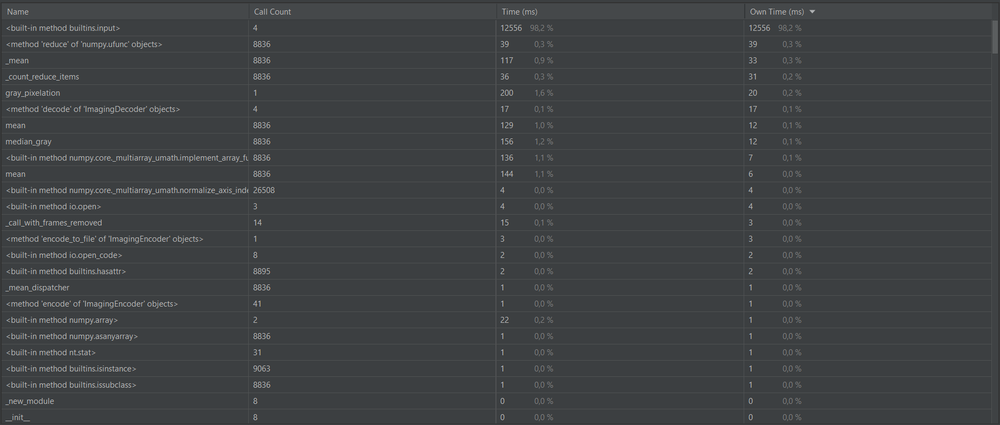
#> input picture filter-profile.png, 1000 x 425 px, shrunk from 1849 x 786 before the run, given in place of 3, which was not available
$ python filter.py filter-profile.png filter_with_filename-profile.png
#> lines starting #> are read from the running program, lines starting #| are printed output that depends on the picture; pictures that were not available may be replaced by others from this repository, and a replacement may not be noted
# import sys
from PIL import Image
import numpy as np


def median_gray(arr, step):
    """
        Находит самое близкое к среднему значению массива arr число, кратное шагу step.
        :param arr: array
        :param step: int
        :return: int
        >>> median_gray([0, 50, 100], 50)
        50
        >>> median_gray([0, 1, 2], 50)
        0
        >>> median_gray([0, 50, 250], 50)
        100
        >>> median_gray([40, 28, 61], 1)
        43
    """
    return int(np.mean(arr) // step) * step


def gray_pixelation(image, size, gradations):
    step = int(255 // (gradations - 1))
    arr = np.array(image)
    for row in range(0, len(arr), size):
        for column in range(0, len(arr[1]), size):
            arr[row:row + size, column:column + size] = \
                median_gray(arr[row:row + size, column:column + size], step)
    return Image.fromarray(arr)
if __name__ == "__main__":
    # gray_pixelation(Image.open(sys.argv[1]), 10, 5).save(sys.argv[2])
    gray_pixelation(
        Image.open(input("Имя исходного изображения: ")),
        int(input("Размер пикселя: ")),
        int(input("Число градаций серого: "))
    ).save(
        input("Имя результата: ")
    )
#> the answer given: 3
#> the answer given: 3
#> the answer given: 3
#> in gray_pixelation, `step = int(255 // (gradations - 1))`: step = 127
#> in gray_pixelation, arr is the input picture: shape (425, 1000, 4); mean R, G, B, A 62.7, 65.6, 67.5, 255
#> the loop in gray_pixelation, `for row in range(0, len(arr), size):` made 142 passes
#> row on passes 2 to 13: 3, 6, 9, 12, 15, 18, 21, 24, 27, 30, 33, 36
#> after the loop in gray_pixelation, `for row in range(0, len(arr), size):`:
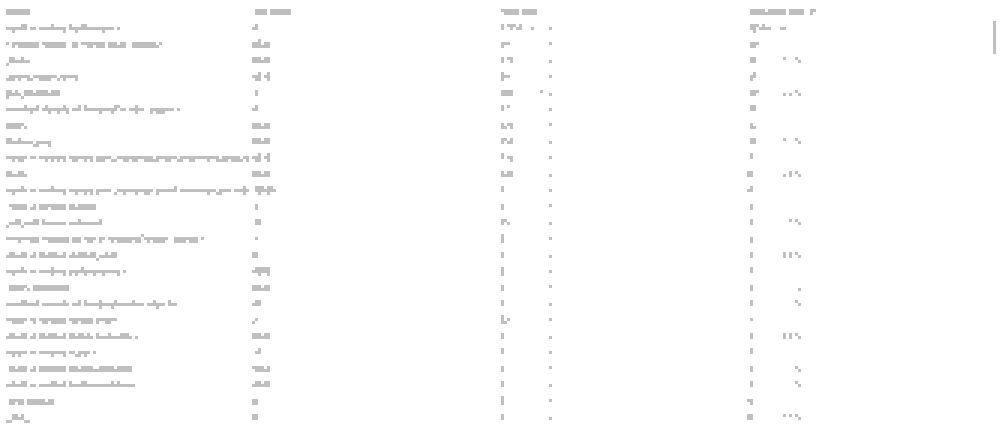
#> arr: shape (425, 1000, 4); mean R, G, B, A 4.7, 4.7, 4.7, 4.7; transparent parts drawn white
#> the answer given: 3

$ run again, on gradations-count.png
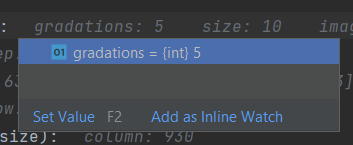
#> input picture gradations-count.png, 353 x 145 px, given in place of 3, which was not available
#> step = 127
#> in gray_pixelation, arr is the input picture: shape (145, 353, 4); mean R, G, B, A 64.4, 72, 83.4, 255
#> the loop in gray_pixelation, `for row in range(0, len(arr), size):` made 49 passes
#> row on passes 2 to 9: 3, 6, 9, 12, 15, 18, 21, 24
#> after the loop in gray_pixelation, `for row in range(0, len(arr), size):`:
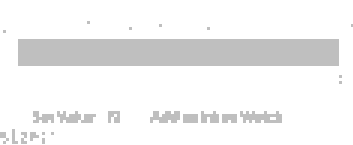
#> arr: shape (145, 353, 4); mean R, G, B, A 26.4, 26.4, 26.4, 26.4; transparent parts drawn white
